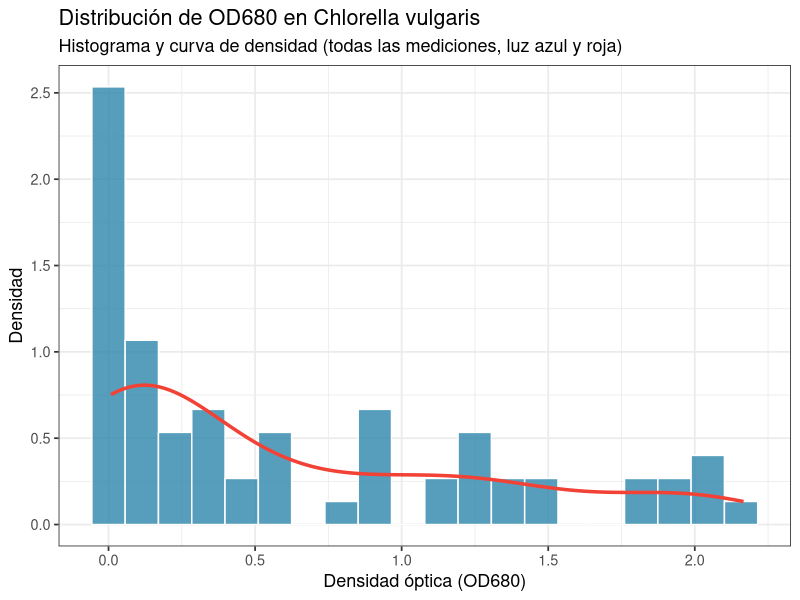
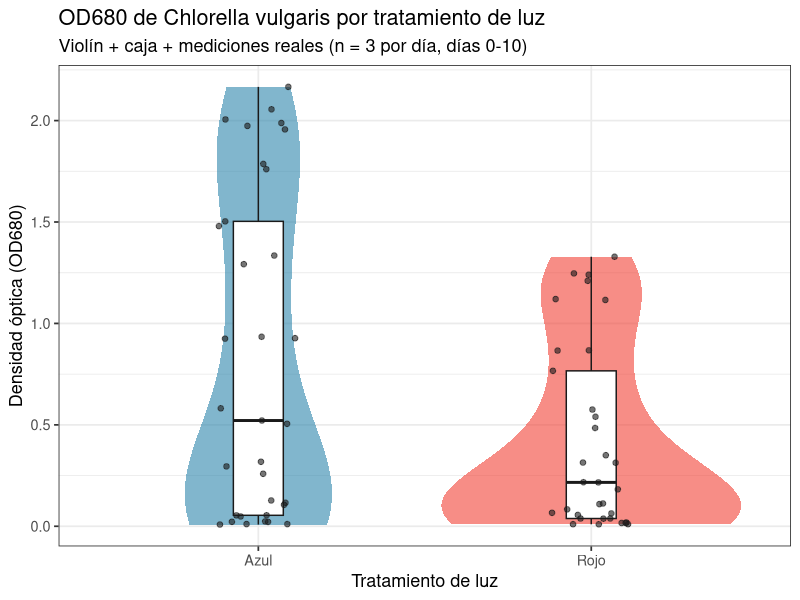
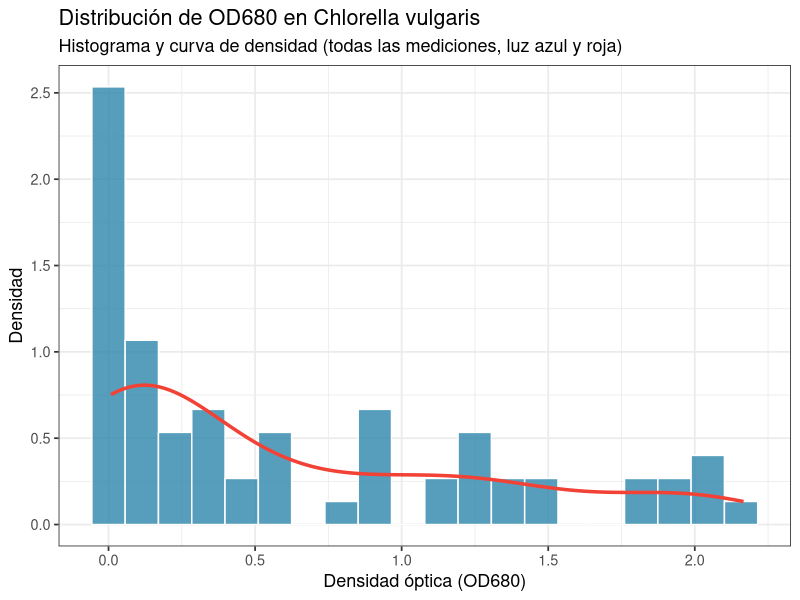
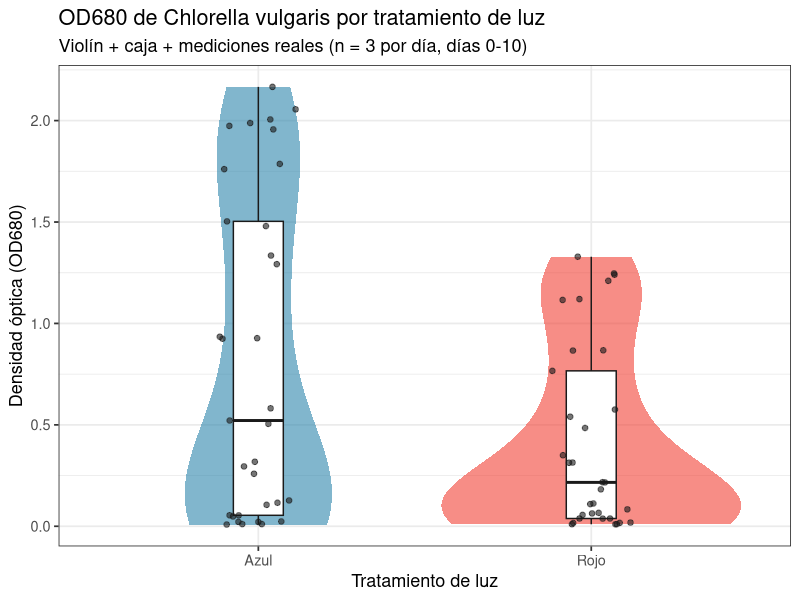

Recreate these plots in R, in order.
# ==========================================================================
# Ejercicio 01. Distribución de OD680 en Chlorella vulgaris
# (histograma + densidad + violín)
# ==========================================================================
# Autor: Dr. José Juan Torres Martínez
# Docente de Ciencias Químicas
# Universidad Autónoma de San Luis Potosí (UASLP)
# México
#
# Material académico para estudiantes
# Serie "ggplot" — Ejercicio 01
#
# Descripción: Un ejercicio muy llamativo con gráficos de distribución
#   (histograma, densidad y violín) de la familia de gráficos de
#   https://r-graph-gallery.com/ (sección Distribution). Usamos mediciones
#   reales de densidad óptica (OD680) de Chlorella vulgaris cultivada con
#   luz azul y luz roja. Todo se calcula de cero: los datos van primero
#   como mediciones reales (CSV) y cada valor se deriva de los datos.
#
# Objetivos de aprendizaje:
#   - Hacer un histograma y una curva de densidad con ggplot2.
#   - Comparar dos tratamientos con un gráfico de violín + caja.
#   - Personalizar colores, títulos y tema para un gráfico estilo revista.
#
# Requisitos: tidyverse.
#   Instálalo con: install.packages("tidyverse")
#
# Datos: datos_od680_chlorella.csv — OD680 de Chlorella vulgaris, días 0-10,
#   luz Azul y luz Roja, n = 3 réplicas por día y tratamiento.
# ==========================================================================

# --------------------------------------------------------------------------
# 1. Cargar paquetes
# --------------------------------------------------------------------------
library(tidyverse)

# --------------------------------------------------------------------------
# 2. Leer los datos (mediciones reales, formato largo)
# --------------------------------------------------------------------------
datos <- read_csv("datos_od680_chlorella.csv", show_col_types = FALSE)

# Revisar los datos
glimpse(datos)
summary(datos$od680)

# --------------------------------------------------------------------------
# 3. Histograma + densidad de OD680 (todas las mediciones)
# --------------------------------------------------------------------------
# ¿Cómo se distribuyen las mediciones de OD680? Un histograma muestra la
# forma de la distribución; la curva de densidad la suaviza.

grafica_hist <- ggplot(datos, aes(x = od680)) +
  geom_histogram(
    aes(y = after_stat(density)),
    bins = 20, fill = "#2E86AB", color = "white", alpha = 0.8
  ) +
  geom_density(color = "#F24236", linewidth = 1.2) +
  labs(
    x = "Densidad óptica (OD680)",
    y = "Densidad",
    title = "Distribución de OD680 en Chlorella vulgaris",
    subtitle = "Histograma y curva de densidad (todas las mediciones, luz azul y roja)"
  ) +
  theme_bw(base_size = 13)

print(grafica_hist)
ggsave("01_histograma_od680.png", grafica_hist, width = 8, height = 5, dpi = 300)

# --------------------------------------------------------------------------
# 4. Violín + caja + puntos: OD680 por tratamiento de luz
# --------------------------------------------------------------------------
# El gráfico de violín muestra la forma de la distribución por tratamiento;
# la caja muestra mediana y cuartiles; los puntos son las mediciones reales.

grafica_violin <- ggplot(datos, aes(x = tratamiento, y = od680, fill = tratamiento)) +
  geom_violin(alpha = 0.6, color = NA) +
  geom_boxplot(width = 0.15, fill = "white", color = "#1a1a1a", outlier.shape = NA) +
  geom_jitter(width = 0.12, size = 1.6, alpha = 0.6, color = "#1a1a1a") +
  scale_fill_manual(values = c("Azul" = "#2E86AB", "Rojo" = "#F24236")) +
  labs(
    x = "Tratamiento de luz",
    y = "Densidad óptica (OD680)",
    title = "OD680 de Chlorella vulgaris por tratamiento de luz",
    subtitle = "Violín + caja + mediciones reales (n = 3 por día, días 0-10)"
  ) +
  theme_bw(base_size = 13) +
  theme(legend.position = "none")

print(grafica_violin)
ggsave("01_violin_od680_por_luz.png", grafica_violin, width = 8, height = 5, dpi = 300)

# --------------------------------------------------------------------------
# 5. Resumen numérico por tratamiento (calculado de los datos)
# --------------------------------------------------------------------------
resumen <- datos %>%
  group_by(tratamiento) %>%
  summarise(
    n = n(),
    media = mean(od680),
    mediana = median(od680),
    desviacion = sd(od680),
    minimo = min(od680),
    maximo = max(od680),
    .groups = "drop"
  )

print(resumen)

# --------------------------------------------------------------------------
# Qué aprendimos
# --------------------------------------------------------------------------
# - El histograma y la densidad muestran la forma de la distribución de OD680.
# - El violín compara la distribución entre luz azul y luz roja.
# - La luz azul alcanza OD680 más altos (mayor crecimiento) que la roja.
# - Cada punto es una medición real; nada se inventó, todo salió del CSV.
